Frame 1 (no input): blank canvas, image omitted
Frame 60 (the mouse pressed at the canvas centre just before this capture): blank canvas, image omitted
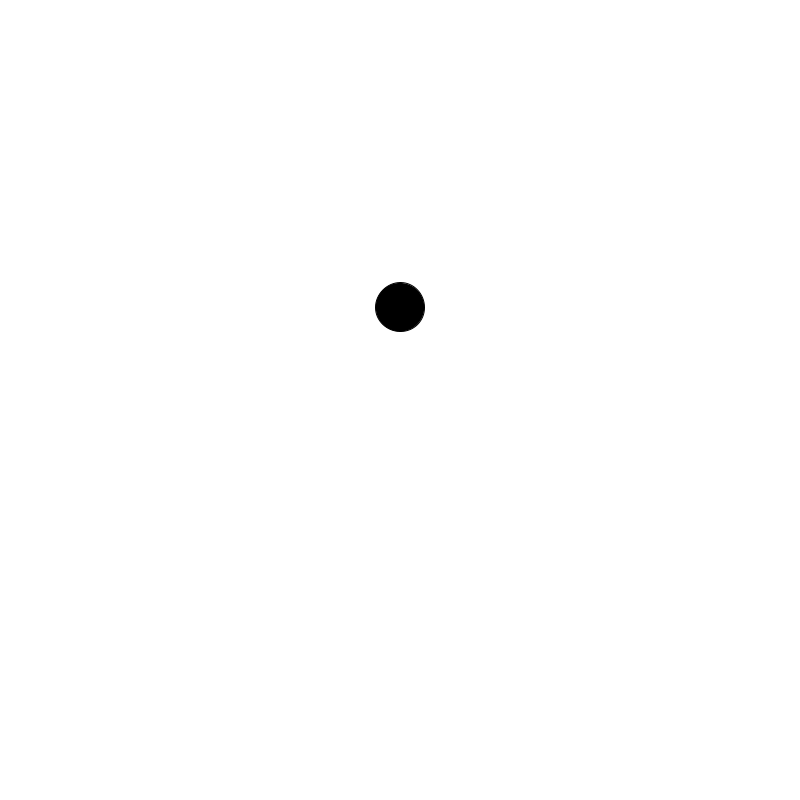
Frame 120 (the mouse held since frame 60 and released just before this capture)

The Processing sketch whose frames 1 and 60 were blank and that drew this single picture after the mouse press (run headless with seeded random() and noise(); from frame 60 on, the mouse is pressed at the canvas centre):

// Processing sketch: translationCircles
// ── translationCircles.pde
void setup() {
  
  
  size(800, 800);
  background(255);
  stroke(0);
  fill(0);
  pixelDensity(2);
  
}

void draw() {
  background(255);
  float wave = 100 * sin((PI / 2)* sin(frameCount / 30.0));
  float size = map(wave, -100, 100, 50, 10);
  ellipse( width/2, height/2 + wave, size, size); 
}
